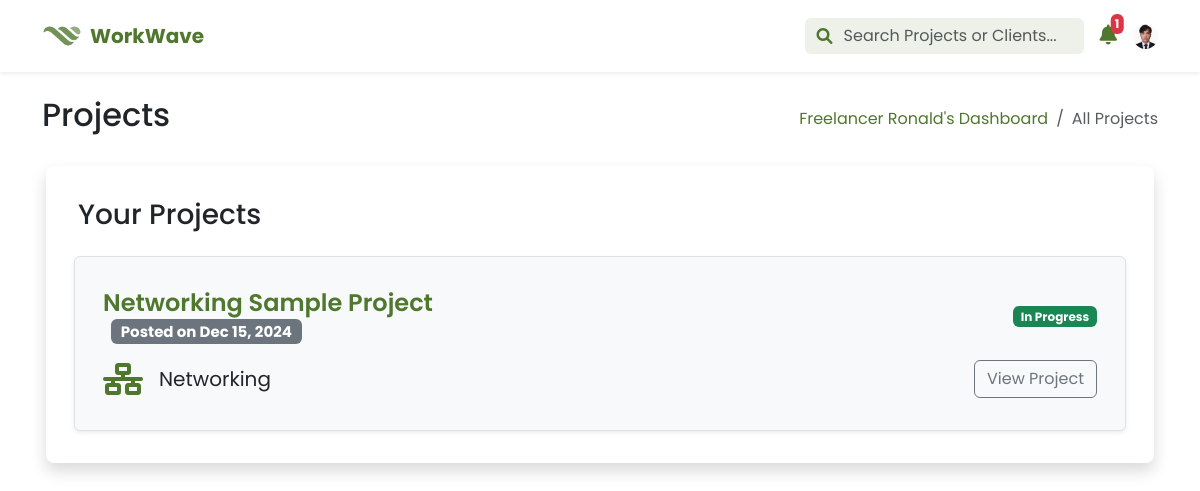
The app's page /pages/freelancer/projects.php (signed in), older data.
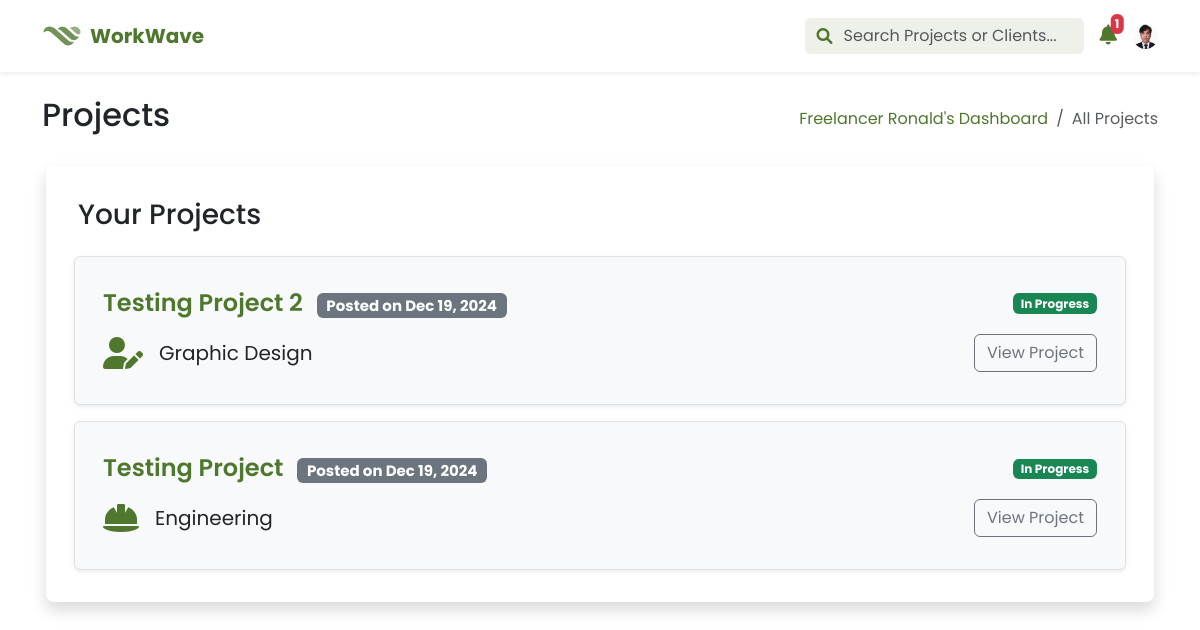
The same page, newer data.
### tables this page shows
CREATE TABLE `freelancer_applications` (
  `id` int(11) NOT NULL,
  `project_id` int(11) DEFAULT NULL,
  `user_id` int(11) DEFAULT NULL,
  `application_details` text NOT NULL,
  `portfolio_url` varchar(255) DEFAULT NULL,
  `application_status_id` int(11) NOT NULL DEFAULT 1,
  `application_date` datetime NOT NULL DEFAULT current_timestamp(),
  `created_at` timestamp NULL DEFAULT current_timestamp(),
  `updated_at` timestamp NULL DEFAULT current_timestamp() ON UPDATE current_timestamp()
);

CREATE TABLE `client_projects` (
  `id` int(11) NOT NULL,
  `user_id` int(11) DEFAULT NULL,
  `project_title` varchar(255) NOT NULL,
  `project_category_id` int(11) NOT NULL,
  `project_description` text DEFAULT NULL,
  `project_objective` text DEFAULT NULL,
  `project_status_id` int(11) NOT NULL DEFAULT 1,
  `project_connect_cost` int(11) DEFAULT 10,
  `project_merit_worth` int(11) DEFAULT 10,
  `created_at` timestamp NOT NULL DEFAULT current_timestamp(),
  `updated_at` timestamp NOT NULL DEFAULT current_timestamp() ON UPDATE current_timestamp()
);

### pages/freelancer/projects.php (the view, shortened to what the changed rows need)
<?php
include ('../../misc/modals.php');
include ('header.php');
$query = "SELECT * FROM v_applications
          JOIN v_applications_ids ON v_applications.id = v_applications_ids.id
          JOIN v_project_details ON v_applications_ids.project_id = v_project_details.id
          WHERE v_applications_ids.user_id = ? AND v_applications.status = 'accepted'
          ORDER BY v_project_details.created_at DESC;";
$stmt = $mysqli->prepare($query);
$stmt->bind_param("i", $_SESSION['user_id']);
$stmt->execute();
$projects = $stmt->get_result()->fetch_all(MYSQLI_ASSOC);
$category_icons = [
    'Writing' => 'fa-solid fa-pen-nib',
    'Translation' => 'fa-solid fa-language',
    'Graphic Design' => 'fa-solid fa-user-pen',
    'Video and Animation' => 'fa-solid fa-video',
    'UI/UX Design' => 'fa-brands fa-figma',
    'Web Development' => 'fa-solid fa-globe',
    'Mobile Development' => 'fa-solid fa-mobile',
    'Software Development' => 'fa-solid fa-file-code',
    'Digital Marketing' => 'fa-solid fa-store',
    'Sales Support' => 'fa-solid fa-phone',
    'Advertising' => 'fa-solid fa-megaphone',
    'Virtual Assistance' => 'fa-solid fa-headset',
    'Data Entry' => 'fa-solid fa-database',
    'Customer Support' => 'fa-solid fa-phone',
    'Financial Skills' => 'fa-solid fa-coins',
    'Business Consulting' => 'fa-solid fa-briefcase',
    'Human Resources' => 'fa-solid fa-users',
    'IT Support' => 'fa-solid fa-screwdriver-wrench',
    'Networking' => 'fa-solid fa-network-wired',
    'DevOps' => 'fa-solid fa-gears',
    'Engineering' => 'fa-solid fa-helmet-safety',
    'Architecture' => 'fa-brands fa-unity',
    'Manufacturing' => 'fa-solid fa-industry',
    'Coaching & Development' => 'fa-solid fa-notes-medical',
    'Health & Wellness' => 'fa-solid fa-shield-heart',
    'Contract & Documentation' => 'fa-solid fa-file-contract',
    'Compliance & Research' => 'fa-solid fa-book',
    'Data Processing' => 'fa-solid fa-chart-simple',
    'Advanced Analytics' => 'fa-solid fa-chart-line',
    'Game Development Support' => 'fa-solid fa-gamepad',
    'Monetization & Coaching' => 'fa-solid fa-chalkboard-user'
];
?>
<!DOCTYPE html>
<html lang="en">
<head>
    <link href="https://cdn.jsdelivr.net/npm/bootstrap@5.3.0/dist/css/bootstrap.min.css" rel="stylesheet">
    <link rel="stylesheet" href="https://cdnjs.cloudflare.com/ajax/libs/font-awesome/6.0.0-beta3/css/all.min.css">
    <link rel="stylesheet" href="../../dist/css/custom.css">
</head>
<body>
    <section class="container-fluid poppins">
        <div class="container">
            <div class="row mt-4 align-items-center">
                <div class="col-12 col-md-6">
                    <h2 class="text-start">Projects</h2>
                </div>
            </div>
            <div class="row mt-4">
                <div class="container px-3">
                    <div class="card mb-4 shadow border-0 rounded-3">
                        <div class="card-body">
                            <div class="row px-4">
                                <?php if (!empty($projects)): ?>
                                    <?php foreach ($projects as $project): ?>
                                        <div class="col-12 d-flex justify-content-center align-items-center p-4 rounded shadow-sm border mb-3 bg-light">
                                            <div class="col-12">
                                                <div class="row align-items-center px-3 py-2 rounded-top">
                                                    <div class="col-md-6 d-flex align-items-center ps-0">
                                                        <h5 class="mb-0">
                                                            <a href="project_details.php?id=<?php echo htmlspecialchars($project['id']); ?>"
                                                            class="text-green-50 fs-4 text-decoration-none fw-semibold">
                                                            <?php echo htmlspecialchars($project['project_title']); ?>
                                                            </a>
                                                            <span class="badge bg-secondary text-white ms-2 small">
                                                                Posted on <?php echo date('M d, Y', strtotime($project['created_at'])); ?>
                                                            </span>
                                                        </h5>
                                                    </div>
                                                    <div class="col-md-6 d-flex justify-content-end pe-0">
                                                        <span class="badge bg-success">
                                                            <?php echo ucfirst(htmlspecialchars($project['project_status'])); ?>
                                                        </span>
                                                    </div>
                                                </div>
                                                <div class="row align-items-center px-3 py-2 rounded-bottom">
                                                    <div class="col-md-6 d-flex align-items-center ms-0 ps-0">
                                                        <?php
                                                            $category = htmlspecialchars($project['project_category']);
                                                            $icon = $category_icons[$category] ?? 'fa-solid fa-folder';
                                                        ?>
                                                        <i class="<?php echo $icon; ?> me-3 text-green-50 fa-2x"></i>
                                                        <span class="fs-5">
                                                            <?php echo $category; ?>
                                                        </span>
                                                    </div>
                                                    <div class="col-md-6 d-flex justify-content-end pe-0">
                                                        <a href="project_details.php?id=<?php echo htmlspecialchars($project['project_id']); ?>"
                                                        class="btn btn-outline-secondary me-0">
                                                            View Project
                                                        </a>
                                                    </div>
                                                </div>
                                            </div>
                                        </div>
                                    <?php endforeach; ?>
                                <?php endif; ?>
                            </div>
                        </div>
                    </div>
            </div>
        </div>
    </section>
</body>
</html>

Row changes from the older to the newer data that the page shows:
removed freelancer_applications: project.project_title "Networking Sample Project", project.created_at "Dec 15, 2024", project_status "In Progress", category "Networking"
added freelancer_applications: project.project_title "Testing Project 2", project.created_at "Dec 19, 2024", project_status "In Progress", category "Graphic Design"
added freelancer_applications: project.project_title "Testing Project", project.created_at "Dec 19, 2024", project_status "In Progress", category "Engineering"
